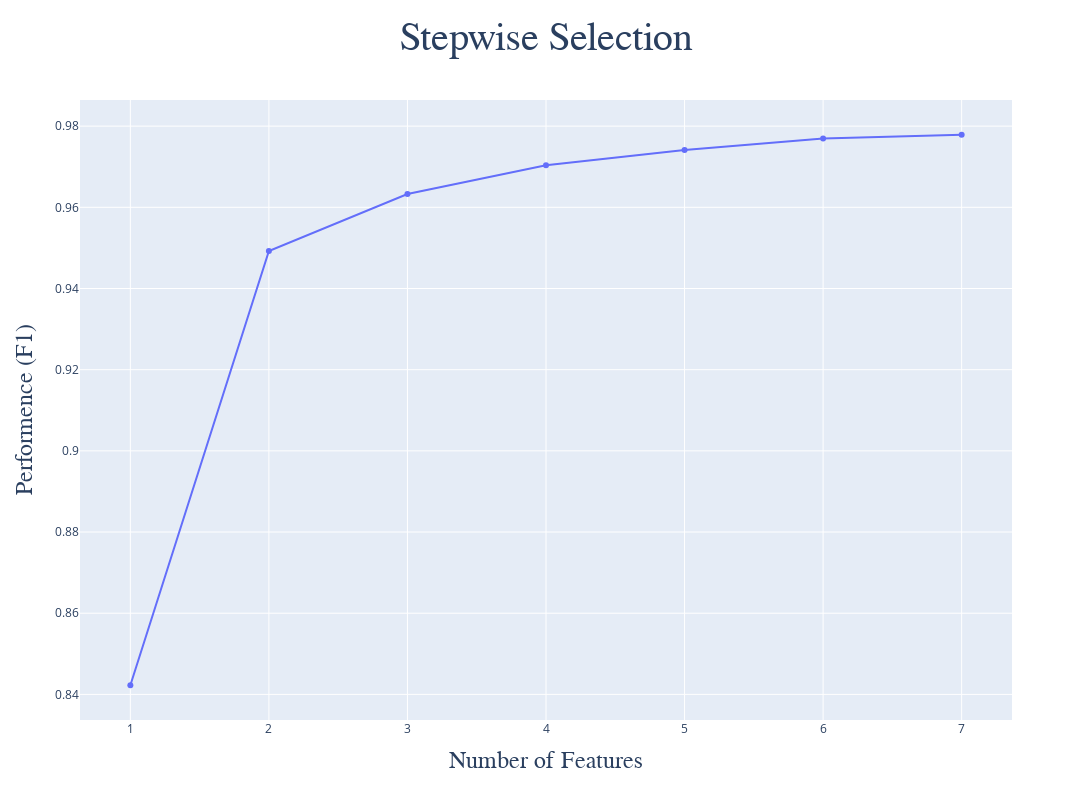

Here is the notebook cell this chart was saved with:
### Code cell
metric_dict = sfs.get_metric_dict()
k_features = list(metric_dict.keys())
avg_scores = np.array([metric_dict[k]['avg_score'] for k in k_features])
std_devs = np.array([metric_dict[k]['std_dev'] for k in k_features])

fig = go.Figure()
fig.add_trace(
    go.Scatter(
    x = k_features, y = avg_scores, 
    mode = 'lines+markers', name = 'Average Score'
    )
)

fig.update_layout(
    title = {
        'text': 'Stepwise Selection',
        'font': {
            'size': 40, 'family': 'Gulliver'
        }, 'x': 0.5
    }, 
    xaxis_title = {
        'text': 'Number of Features',
        'font': {
            'size': 24, 'family': 'Gulliver'
        }
    }, 
    yaxis_title = {
        'text': 'Performence (F1)',
        'font': {
            'size': 24, 'family': 'Gulliver'
        }
    }, 
    width = 1200, height = 800
)

fig.show()

### Figure 1 — Plotly figure (JSON) as saved in the notebook; plotly's stock layout.template omitted (floating-point values rounded to 4 significant figures)
{"data": [{"mode": "lines+markers", "name": "Average Score", "type": "scatter", "x": [1, 2, 3, 4, 5, 6, 7], "y": [0.8423, 0.9492, 0.9633, 0.9704, 0.9741, 0.977, 0.9779]}], "layout": {"height": 800, "title": {"font": {"family": "Gulliver", "size": 40}, "text": "Stepwise Selection", "x": 0.5}, "width": 1200, "xaxis": {"title": {"font": {"family": "Gulliver", "size": 24}, "text": "Number of Features"}}, "yaxis": {"title": {"font": {"family": "Gulliver", "size": 24}, "text": "Performence (F1)"}}}}
